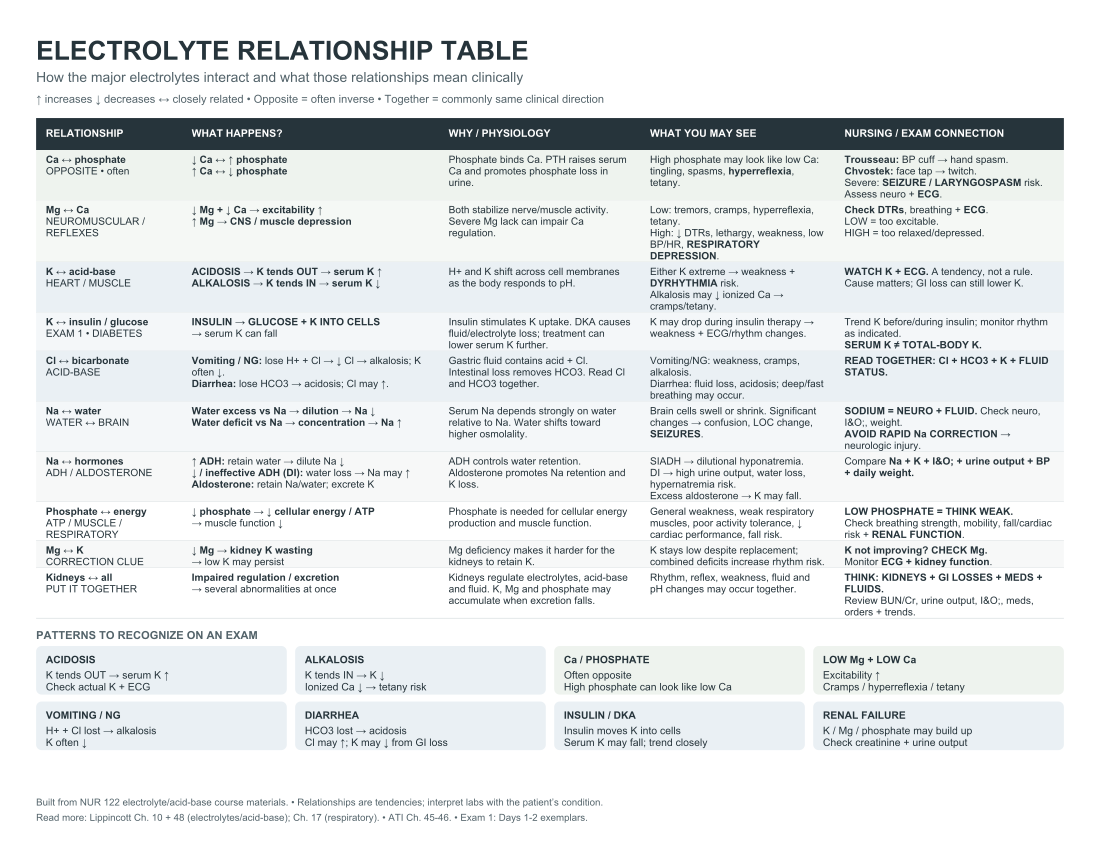

The Python source for this figure:
"""Editable source: edit ROWS and PATTERNS, then run with Python + reportlab.
Course basis: Electrolytes_CMcCain.pdf pp. 5-10,12-14,16-22;
ABGs_CMcCain_Spring2026.pdf pp. 2,4-7,13,17;
NUR122 Fall26 MS ReadingListObjectives.pdf pp. 2-4.
Standard clarification: Mg deficiency and persistent low K/Ca, renal K loss:
https://www.merckmanuals.com/professional/nephrology/electrolyte-disorders/hypomagnesemia
https://www.ncbi.nlm.nih.gov/books/NBK500003/
Acid-base context: https://www.merckmanuals.com/professional/nephrology/acid-base-regulation-and-disorders/metabolic-acidosis
No ATI or Brunner full textbook was available locally; reading locations are from objectives.
Course cautions: Ca/phosphate inverse pairing is common, not universal. ABG p.7
contains an inconsistent respiratory-acidosis calcium statement; this sheet uses
the consistent alkalosis/ionized-calcium teaching and does not reproduce that claim.
H+/K+ exchange is a simplified tendency, not a universal or fixed exchange ratio.
"""
from pathlib import Path
from reportlab.pdfgen import canvas
from reportlab.pdfbase import pdfmetrics
from reportlab.pdfbase.ttfonts import TTFont
from reportlab.lib.colors import HexColor
from reportlab.lib.styles import ParagraphStyle
from reportlab.platypus import Paragraph

ROOT = Path(__file__).resolve().parent
for name, file in [('Body','arial.ttf'),('Bold','arialbd.ttf')]:
    pdfmetrics.registerFont(TTFont(name, str(Path('C:/Windows/Fonts') / file)))
pdfmetrics.registerFontFamily('Body',normal='Body',bold='Bold')
INK='#26343B'; MUTED='#53636A'; BLUE='#EAF0F4'; SAGE='#EEF3EE'; LINE='#CDD5D8'
ROWS = [
['<b>Ca ↔ phosphate</b><br/>OPPOSITE • often',
 '<b>↓ Ca ↔ ↑ phosphate</b><br/><b>↑ Ca ↔ ↓ phosphate</b>',
 'Phosphate binds Ca. PTH raises serum Ca and promotes phosphate loss in urine.',
 'High phosphate may look like low Ca: tingling, spasms, <b>hyperreflexia</b>, tetany.',
 '<b>Trousseau:</b> BP cuff → hand spasm.<br/><b>Chvostek:</b> face tap → twitch.<br/>Severe: <b>SEIZURE / LARYNGOSPASM</b> risk. Assess neuro + <b>ECG</b>.'],
['<b>Mg ↔ Ca</b><br/>NEUROMUSCULAR / REFLEXES',
 '<b>↓ Mg + ↓ Ca → excitability ↑</b><br/><b>↑ Mg → CNS / muscle depression</b>',
 'Both stabilize nerve/muscle activity. Severe Mg lack can impair Ca regulation.',
 'Low: tremors, cramps, hyperreflexia, tetany.<br/>High: ↓ DTRs, lethargy, weakness, low BP/HR, <b>RESPIRATORY DEPRESSION</b>.',
 '<b>Check DTRs</b>, breathing + <b>ECG</b>.<br/>LOW = too excitable.<br/>HIGH = too relaxed/depressed.'],
['<b>K ↔ acid-base</b><br/>HEART / MUSCLE',
 '<b>ACIDOSIS → K tends OUT → serum K ↑</b><br/><b>ALKALOSIS → K tends IN → serum K ↓</b>',
 'H+ and K shift across cell membranes as the body responds to pH.',
 'Either K extreme → weakness + <b>DYRHYTHMIA</b> risk.<br/>Alkalosis may ↓ ionized Ca → cramps/tetany.',
 '<b>WATCH K + ECG.</b> A tendency, not a rule. Cause matters; GI loss can still lower K.'],
['<b>K ↔ insulin / glucose</b><br/>EXAM 1 • DIABETES',
 '<b>INSULIN → GLUCOSE + K INTO CELLS</b><br/>→ serum K can fall',
 'Insulin stimulates K uptake. DKA causes fluid/electrolyte loss; treatment can lower serum K further.',
 'K may drop during insulin therapy → weakness + ECG/rhythm changes.',
 'Trend K before/during insulin; monitor rhythm as indicated.<br/><b>SERUM K ≠ TOTAL-BODY K.</b>'],
['<b>Cl ↔ bicarbonate</b><br/>ACID-BASE',
 '<b>Vomiting / NG:</b> lose H+ + Cl → ↓ Cl → alkalosis; K often ↓.<br/><b>Diarrhea:</b> lose HCO3 → acidosis; Cl may ↑.',
 'Gastric fluid contains acid + Cl. Intestinal loss removes HCO3. Read Cl and HCO3 together.',
 'Vomiting/NG: weakness, cramps, alkalosis.<br/>Diarrhea: fluid loss, acidosis; deep/fast breathing may occur.',
 '<b>READ TOGETHER: Cl + HCO3 + K + FLUID STATUS.</b>'],
['<b>Na ↔ water</b><br/>WATER ↔ BRAIN',
 '<b>Water excess vs Na → dilution → Na ↓</b><br/><b>Water deficit vs Na → concentration → Na ↑</b>',
 'Serum Na depends strongly on water relative to Na. Water shifts toward higher osmolality.',
 'Brain cells swell or shrink. Significant changes → confusion, LOC change, <b>SEIZURES</b>.',
 '<b>SODIUM = NEURO + FLUID.</b> Check neuro, I&O, weight.<br/><b>AVOID RAPID Na CORRECTION</b> → neurologic injury.'],
['<b>Na ↔ hormones</b><br/>ADH / ALDOSTERONE',
 '<b>↑ ADH:</b> retain water → dilute Na ↓<br/><b>↓ / ineffective ADH (DI):</b> water loss → Na may ↑<br/><b>Aldosterone:</b> retain Na/water; excrete K',
 'ADH controls water retention. Aldosterone promotes Na retention and K loss.',
 'SIADH → dilutional hyponatremia.<br/>DI → high urine output, water loss, hypernatremia risk.<br/>Excess aldosterone → K may fall.',
 'Compare <b>Na + K + I&O + urine output + BP + daily weight.</b>'],
['<b>Phosphate ↔ energy</b><br/>ATP / MUSCLE / RESPIRATORY',
 '<b>↓ phosphate → ↓ cellular energy / ATP</b><br/>→ muscle function ↓',
 'Phosphate is needed for cellular energy production and muscle function.',
 'General weakness, weak respiratory muscles, poor activity tolerance, ↓ cardiac performance, fall risk.',
 '<b>LOW PHOSPHATE = THINK WEAK.</b><br/>Check breathing strength, mobility, fall/cardiac risk + <b>RENAL FUNCTION</b>.'],
['<b>Mg ↔ K</b><br/>CORRECTION CLUE',
 '<b>↓ Mg → kidney K wasting</b><br/>→ low K may persist',
 'Mg deficiency makes it harder for the kidneys to retain K.',
 'K stays low despite replacement; combined deficits increase rhythm risk.',
 '<b>K not improving? CHECK Mg.</b><br/>Monitor <b>ECG + kidney function</b>.'],
['<b>Kidneys ↔ all</b><br/>PUT IT TOGETHER',
 '<b>Impaired regulation / excretion</b><br/>→ several abnormalities at once',
 'Kidneys regulate electrolytes, acid-base and fluid. K, Mg and phosphate may accumulate when excretion falls.',
 'Rhythm, reflex, weakness, fluid and pH changes may occur together.',
 '<b>THINK: KIDNEYS + GI LOSSES + MEDS + FLUIDS.</b><br/>Review BUN/Cr, urine output, I&O, meds, orders + trends.'],
]
PATTERNS = [
 ('ACIDOSIS','K tends OUT → serum K ↑<br/>Check actual K + ECG'),
 ('ALKALOSIS','K tends IN → K ↓<br/>Ionized Ca ↓ → tetany risk'),
 ('Ca / PHOSPHATE','Often opposite<br/>High phosphate can look like low Ca'),
 ('LOW Mg + LOW Ca','Excitability ↑<br/>Cramps / hyperreflexia / tetany'),
 ('VOMITING / NG','H+ + Cl lost → alkalosis<br/>K often ↓'),
 ('DIARRHEA','HCO3 lost → acidosis<br/>Cl may ↑; K may ↓ from GI loss'),
 ('INSULIN / DKA','Insulin moves K into cells<br/>Serum K may fall; trend closely'),
 ('RENAL FAILURE','K / Mg / phosphate may build up<br/>Check creatinine + urine output'),
]

def para(c,text,x,top,width,size=8.5,color=INK,bold=False):
    style=ParagraphStyle('cell',fontName='Bold' if bold else 'Body',fontSize=size,
                         leading=size+1,textColor=HexColor(color))
    p=Paragraph(text,style); w,h=p.wrap(width,600)
    p.drawOn(c,x,top-h)
    return h

def main():
    out=ROOT/'Electrolyte_Relationship_Table.pdf'
    c=canvas.Canvas(str(out),pagesize=(792,612))
    c.setTitle('ELECTROLYTE RELATIONSHIP TABLE - How the Major Electrolytes Connect')
    c.setAuthor('NUR 122 Study Reference')
    c.setFillColor(HexColor('#FFFFFF')); c.rect(0,0,792,612,fill=1,stroke=0)
    para(c,'ELECTROLYTE RELATIONSHIP TABLE',26,588,740,19,bold=True)
    para(c,'How the major electrolytes interact and what those relationships mean clinically',26,563,740,10,MUTED)
    para(c,'↑ increases   ↓ decreases   ↔ closely related   •   Opposite = often inverse   •   Together = commonly same clinical direction',26,546,740,8,MUTED)
    widths=[105,185,145,140,165]; x0=26; y=527
    c.setFillColor(HexColor(INK)); c.rect(x0,y-23,740,23,fill=1,stroke=0)
    x=x0
    for label,w in zip(['RELATIONSHIP','WHAT HAPPENS?','WHY / PHYSIOLOGY','WHAT YOU MAY SEE','NURSING / EXAM CONNECTION'],widths):
        para(c,label,x+7,y-6,w-14,7.5,'#FFFFFF',True); x+=w
    y-=23
    for i,row in enumerate(ROWS):
        heights=[]
        for text,w in zip(row,widths):
            p=Paragraph(text,ParagraphStyle('measure',fontName='Body',fontSize=7.3,leading=8.3))
            heights.append(p.wrap(w-14,600)[1])
        height=max(heights)+3
        row_fills=[SAGE,'#F5F8F5',BLUE,'#F4F7F9',BLUE,'#F4F7F9','#F7F8F8','#FFFFFF','#F7F8F8','#FFFFFF']
        c.setFillColor(HexColor(row_fills[i]))
        c.rect(x0,y-height,740,height,fill=1,stroke=0)
        x=x0
        for text,w in zip(row,widths):
            para(c,text,x+7,y-2,w-14,7.3); x+=w
        c.setStrokeColor(HexColor(LINE)); c.setLineWidth(.4); c.line(x0,y-height,766,y-height)
        y-=height
    assert y>148, f'Table too tall: bottom={y}'
    para(c,'PATTERNS TO RECOGNIZE ON AN EXAM',26,y-7,740,8,MUTED,True)
    top=y-20; gap=6; bw=(740-3*gap)/4; bh=35
    for i,(title,body) in enumerate(PATTERNS):
        col=i%4; row=i//4; x=26+col*(bw+gap); box_top=top-row*(bh+5)
        c.setFillColor(HexColor(SAGE if i in (2,3) else BLUE)); c.roundRect(x,box_top-bh,bw,bh,4,fill=1,stroke=0)
        para(c,title,x+7,box_top-5,bw-14,7.4,INK,True)
        para(c,body,x+7,box_top-16,bw-14,7.5,INK)
    para(c,'Built from NUR 122 electrolyte/acid-base course materials. • Relationships are tendencies; interpret labs with the patient’s condition.',26,39,740,7,MUTED)
    para(c,'Read more: Lippincott Ch. 10 + 48 (electrolytes/acid-base); Ch. 17 (respiratory). • ATI Ch. 45-46. • Exam 1: Days 1-2 exemplars.',26,28,740,7,MUTED)
    c.showPage(); c.save(); print(out); print('Table bottom:',y)

if __name__=='__main__': main()
